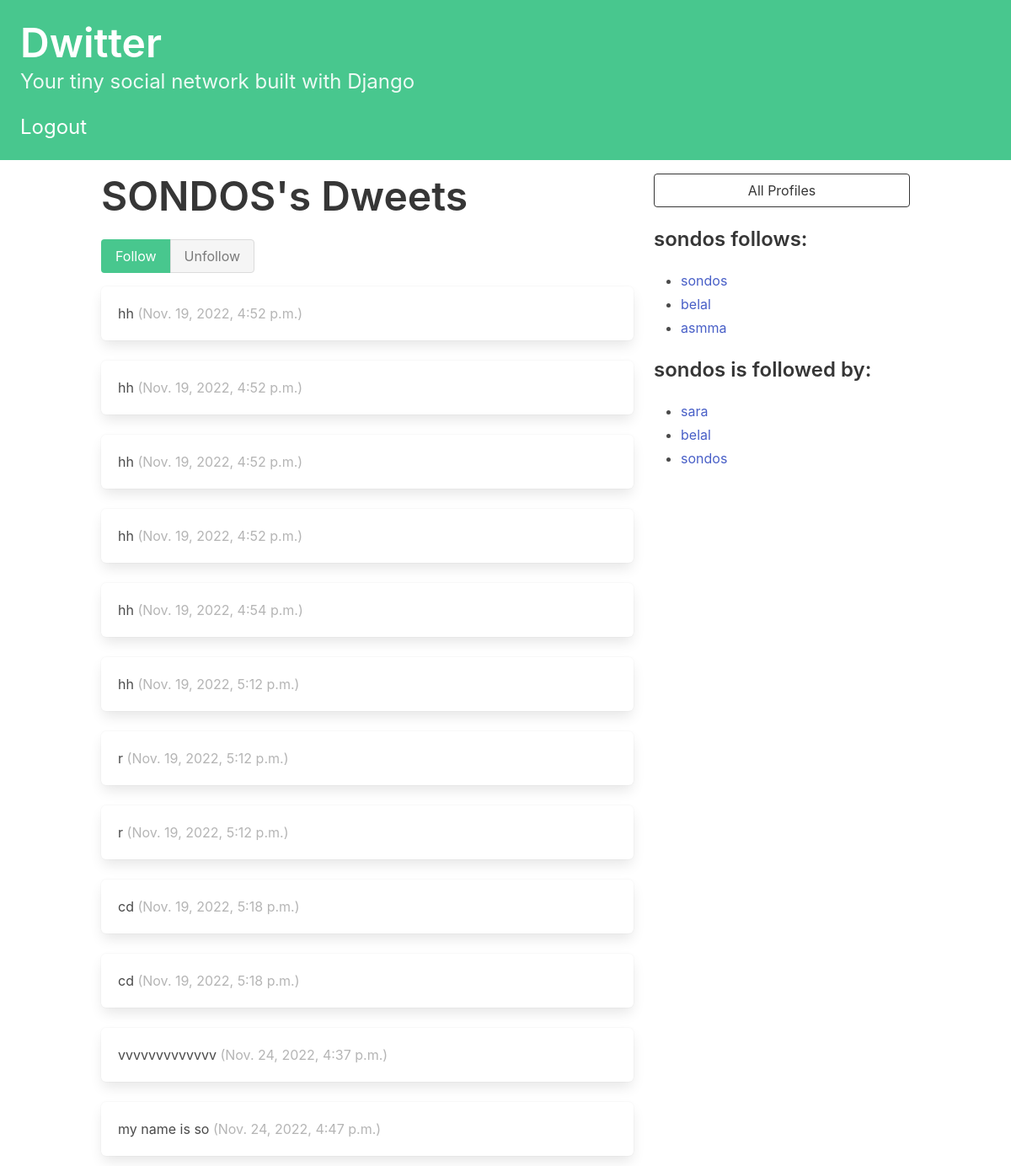
/profile/1 (signed in), run on the app's committed database.
### dwitter/models.py (models this page shows, shortened)
class Profile(models.Model):
 user = models.OneToOneField(User, on_delete=models.CASCADE)
 follows = models.ManyToManyField(
  "self",
  related_name="followed_by",
  symmetrical=False,
  blank=True
 )
 def __str__(self):
  return self.user.username

class Dweet(models.Model):
 user = models.ForeignKey(User,
    related_name="dweets",
    on_delete=models.DO_NOTHING)
 body = models.CharField(max_length=140)
 created_at = models.DateTimeField(auto_now_add=True)

### dwitter/views.py (the view, shortened to what this page needs)
# urls.py: path("profile/<int:pk>", profile, name="profile"),
def profile(request, pk):
 profile = Profile.objects.get(pk=pk)
 return render(request, "dwitter/profile.html", {"profile": profile})

### dwitter/templates/dwitter/profile.html (shortened to what this page needs)
{% extends 'base.html' %}
{% block content %}
<div class="column">
<div class="block">
<h1 class="title is-1">
{{profile.user.username|upper}}'s Dweets
</h1>
</div>
<div class="buttons has-addons">
    <form method="post">
        <div class="buttons has-addons">
        {% if profile in user.profile.follows.all %}
        <button class="button is-success is-static">Follow</button>
        <button class="button is-danger" name="follow" value="unfollow">
        Unfollow
        </button>
        {% else %}
        <button class="button is-success" name="follow" value="follow">
        Follow
        </button>
        <button class="button is-danger is-static">Unfollow</button>
        {% endif %}
        </div>
        </form>
</div>
<div class="content">
    {% for dweet in profile.user.dweets.all %}
    <div class="box">
    {{ dweet.body }}
    <span class="is-small has-text-grey-light">
    ({{ dweet.created_at }})
    </span>
    </div>
    {% endfor %}
    </div>
</div>
<div class="column is-one-third">
<div class="block">
<a href="{% url 'dwitter:profile_list' %}">
<button class="button is-dark is-outlined is-fullwidth">
All Profiles
</button>
</a>
</div>
<div class="block">
<h3 class="title is-4">
{{profile.user.username}} follows:
</h3>
<div class="content">
<ul>
{% for following in profile.follows.all %}
<li>
<a href="{% url 'dwitter:profile' following.id %}">
{{ following }}
</a>
</li>
{% endfor %}
</ul>
</div>
</div>
<div class="block">
<h3 class="title is-4">
{{profile.user.username}} is followed by:
</h3>
<div class="content">
<ul>
{% for follower in profile.followed_by.all %}
<li>
<a href="{% url 'dwitter:profile' follower.id %}">
{{ follower }}
</a>
</li>
{% endfor %}
</ul>
</div>
</div>
</div>
{% endblock content %}

### data on the page
Profile: user.username "SONDOS", user.username "sondos"
Dweet: body "hh", created_at "Nov. 19, 2022, 4:52 p.m."
Dweet: body "hh", created_at "Nov. 19, 2022, 4:52 p.m."
Dweet: body "hh", created_at "Nov. 19, 2022, 4:52 p.m."
Dweet: body "hh", created_at "Nov. 19, 2022, 4:52 p.m."
Dweet: body "hh", created_at "Nov. 19, 2022, 4:54 p.m."
Dweet: body "hh", created_at "Nov. 19, 2022, 5:12 p.m."
Dweet: body "r", created_at "Nov. 19, 2022, 5:12 p.m."
Dweet: body "r", created_at "Nov. 19, 2022, 5:12 p.m."
Dweet: body "cd", created_at "Nov. 19, 2022, 5:18 p.m."
Dweet: body "cd", created_at "Nov. 19, 2022, 5:18 p.m."
Dweet: body "vvvvvvvvvvvvv", created_at "Nov. 24, 2022, 4:37 p.m."
Dweet: body "my name is so", created_at "Nov. 24, 2022, 4:47 p.m."
Profile: user.username "belal"
Profile: user.username "asmma"
Profile: user.username "sara"
